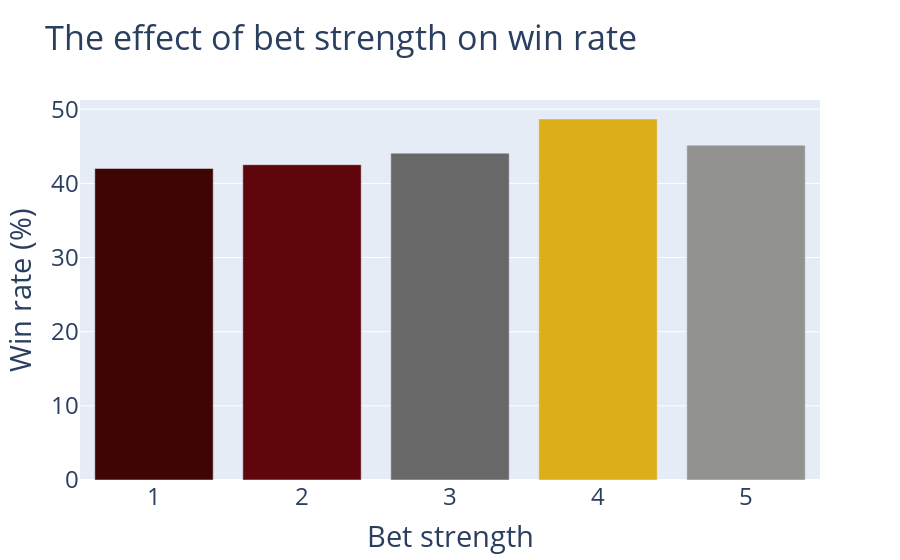

The notebook cell saved with this chart:
### Markdown cell above
### Bet_Strength vs Win_Rate

### Code cell
bet_strength_df = calculate_win_rate(df, 'Bet_Strength')
fig = px.bar(
    x=bet_strength_df['Bet_Strength'],
    y=bet_strength_df['Win_Rate'],
    color=bet_strength_df['Win_Rate'],
    color_continuous_scale='oxy',
    title='The effect of bet strength on win rate',
    labels={'x': 'Bet strength', 'y': 'Win rate (%)'}
    )

fig.update_layout(font={'size': 24})

fig.update_coloraxes(showscale=False)
fig.write_image('../images/bet-strength-win-rate.png', scale=10)
fig

### Figure 1 — Plotly figure (JSON) as saved in the notebook; plotly's stock layout.template omitted (floating-point values rounded to 4 significant figures)
{"data": [{"alignmentgroup": "True", "hovertemplate": "Bet strength=%{x}<br>Win rate (%)=%{y}<br>color=%{marker.color}<extra></extra>", "legendgroup": "", "marker": {"color": [42.01, 42.52, 44.07, 48.68, 45.15], "coloraxis": "coloraxis", "pattern": {"shape": ""}}, "name": "", "offsetgroup": "", "orientation": "v", "showlegend": false, "textposition": "auto", "type": "bar", "x": [1, 2, 3, 4, 5], "xaxis": "x", "y": [42.01, 42.52, 44.07, 48.68, 45.15], "yaxis": "y"}], "layout": {"barmode": "relative", "coloraxis": {"colorbar": {"title": {"text": "color"}}, "colorscale": [[0, "rgb(63, 5, 5)"], [0.09091, "rgb(101, 6, 13)"], [0.1818, "rgb(138, 17, 9)"], [0.2727, "rgb(96, 95, 95)"], [0.3636, "rgb(119, 118, 118)"], [0.4545, "rgb(142, 141, 141)"], [0.5455, "rgb(166, 166, 165)"], [0.6364, "rgb(193, 192, 191)"], [0.7273, "rgb(222, 222, 220)"], [0.8182, "rgb(239, 248, 90)"], [0.9091, "rgb(230, 210, 41)"], [1, "rgb(220, 174, 25)"]], "showscale": false}, "font": {"size": 24}, "legend": {"tracegroupgap": 0}, "title": {"text": "The effect of bet strength on win rate"}, "xaxis": {"anchor": "y", "domain": [0, 1], "title": {"text": "Bet strength"}}, "yaxis": {"anchor": "x", "domain": [0, 1], "title": {"text": "Win rate (%)"}}}}
